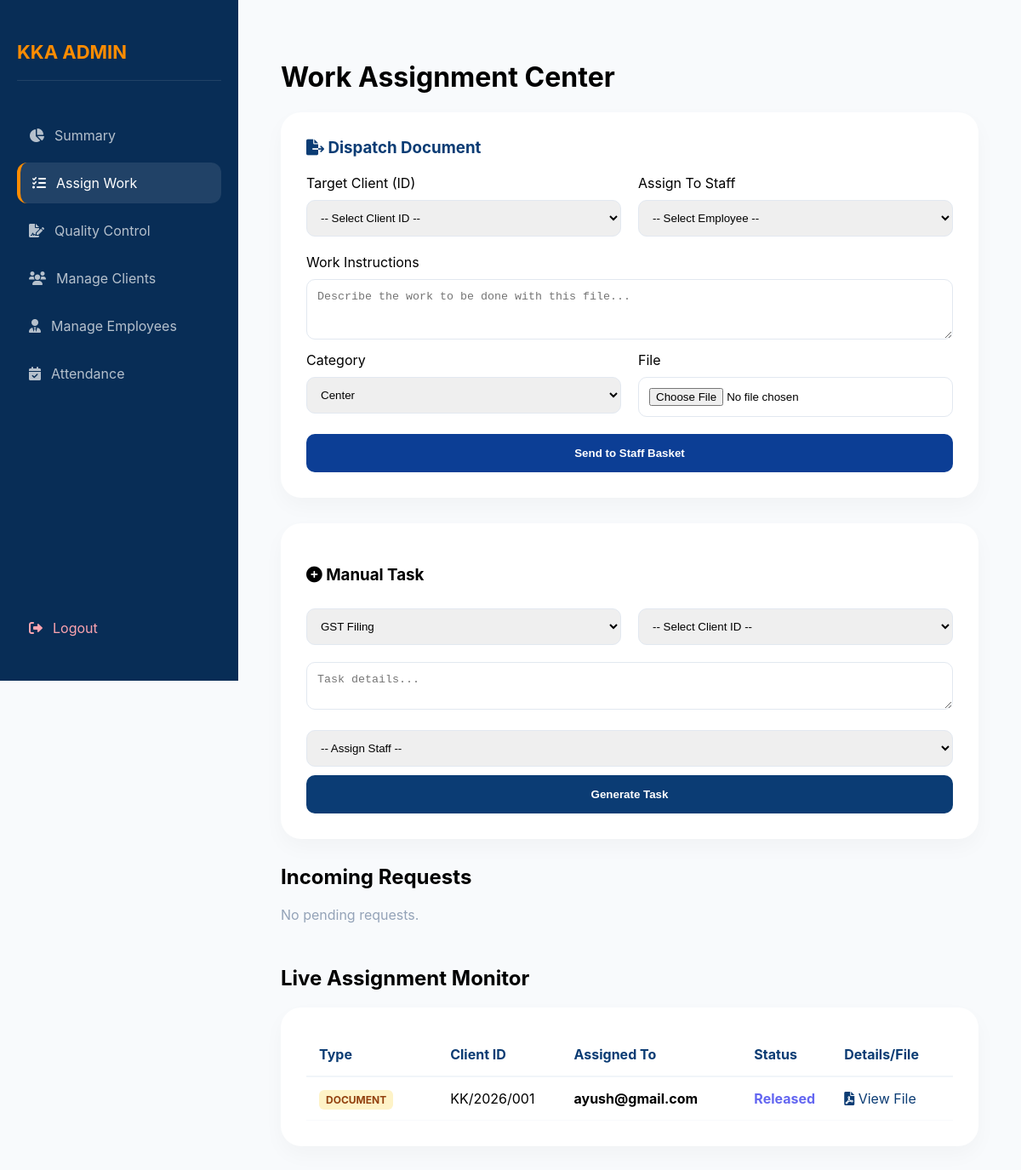
/office/assign-work.php (signed in), run on the app's committed database.
### tables this page shows
CREATE TABLE `client_documents` (
  `id` int(11) NOT NULL,
  `client_id` varchar(50) DEFAULT NULL,
  `doc_category` enum('center','vault') DEFAULT 'center',
  `file_name` varchar(255) DEFAULT NULL,
  `file_path` varchar(255) DEFAULT NULL,
  `upload_date` timestamp NOT NULL DEFAULT current_timestamp(),
  `category` varchar(100) DEFAULT 'Other',
  `assigned_to` varchar(255) DEFAULT NULL,
  `status` varchar(50) DEFAULT 'Assigned',
  `employee_remarks` text DEFAULT NULL,
  `result_file` varchar(255) DEFAULT NULL,
  `created_at` timestamp NOT NULL DEFAULT current_timestamp(),
  `admin_note` text DEFAULT NULL,
  `instruction` text DEFAULT NULL
);

### office/assign-work.php (the view, shortened to what this page needs)
<?php
include('../db.php');
?>
<!DOCTYPE html>
<html>
<head>
    <link rel="stylesheet" href="https://cdnjs.cloudflare.com/ajax/libs/font-awesome/6.0.0/css/all.min.css">
</head>
<body>
    <div class="sidebar">
        <h2>KKA ADMIN</h2>
         <a href="admin-dashboard.php"><i class="fas fa-chart-pie"></i> Summary</a>
        <a href="assign-work.php" class="active"><i class="fas fa-tasks"></i> Assign Work</a>
        <a href="admin-review.php"><i class="fas fa-file-signature"></i> Quality Control</a>
        <a href="manage-clients.php"><i class="fas fa-users"></i> Manage Clients</a>
        <a href="manage-employees.php"><i class="fas fa-user-tie"></i> Manage Employees</a>
        <a href="attendance.php"><i class="fas fa-calendar-check"></i> Attendance</a>
        <a href="../logout.php" style="margin-top:auto; color:#fda4af;"><i class="fas fa-sign-out-alt"></i> Logout</a>
    </div>
    <div class="main">
        <h1>Work Assignment Center</h1>
        <div class="card">
            <h3 style="margin:0 0 20px 0; color:var(--navy);"><i class="fas fa-file-export"></i> Dispatch Document</h3>
            <form method="POST" enctype="multipart/form-data">
                <div style="display:grid; grid-template-columns: 1fr 1fr; gap:20px;">
                    <div>
                        <label>Target Client (ID)</label>
                        <select name="client_id" required>
                            <option value="">-- Select Client ID --</option>
                        </select>
                    </div>
                    <div>
                        <label>Assign To Staff</label>
                        <select name="staff_email" required>
                            <option value="">-- Select Employee --</option>
                            <?php
                            $staff = $conn->query("SELECT name, identifier FROM users WHERE role='office'");
                            ?>
                        </select>
                    </div>
                </div>
                <div style="margin-top:10px;">
                    <label>Work Instructions</label>
                    <textarea name="instruction" placeholder="Describe the work to be done with this file..." rows="3"></textarea>
                </div>
                <div style="display:grid; grid-template-columns: 1fr 1fr; gap:20px;">
                    <div>
                        <label>Category</label>
                        <select name="category">
                            <option value="center">Center</option>
                        </select>
                    </div>
                    <div>
                        <label>File</label>
                        <input type="file" name="doc_file" required>
                    </div>
                </div>
                <button name="admin_upload_dispatch" class="btn-dispatch">Send to Staff Basket</button>
            </form>
        </div>
        <div class="card">
            <h3><i class="fas fa-plus-circle"></i> Manual Task</h3>
            <form method="POST">
                <div style="display:grid; grid-template-columns: 1fr 1fr; gap:20px;">
                    <select name="service" required>
                        <option>GST Filing</option>
                    </select>
                    <select name="client_id" required>
                        <option value="">-- Select Client ID --</option>
                    </select>
                </div>
                <textarea name="desc" placeholder="Task details..." required></textarea>
                <select name="staff_email" required>
                    <option value="">-- Assign Staff --</option>
                    <?php
                    $staff->data_seek(0);
                    ?>
                </select>
                <button name="create_task" class="btn-primary">Generate Task</button>
            </form>
        </div>
        <h2>Incoming Requests</h2>
        <?php
        $res = $conn->query("SELECT * FROM service_requests WHERE status='Pending'");
        if ($res->num_rows > 0) {
            while ($row = $res->fetch_assoc()) {
        ?>
                <div class="task-item">
                    <div>
                        <b><?php echo $row['service_type']; ?></b>
                        <p style="margin:5px 0; color:#64748b; font-size:13px;"><?php echo $row['description']; ?></p>
                        <small>ID: <?php echo $row['client_id']; ?></small>
                    </div>
                    <form method="POST" style="display:flex; gap:10px;">
                        <input type="hidden" name="rid" value="<?php echo $row['id']; ?>">
                        <select name="staff_email" required style="margin:0; width:180px;">
                            <?php
                            $staff->data_seek(0);
                            while ($s = $staff->fetch_assoc()) echo "<option value='{$s['identifier']}'>{$s['name']}</option>";
                            ?>
                        </select>
                        <button name="assign_existing" style="background:var(--orange); color:white; border:none; padding:10px; border-radius:8px; cursor:pointer;">Assign</button>
                    </form>
                </div>
        <?php
            }
        } else {
            echo "<p style='color:#94a3b8;'>No pending requests.</p>";
        }
        ?>
        <?php
        $tasks = $conn->query("SELECT * FROM service_requests WHERE status='Assigned'");
        $docs = $conn->query("SELECT * FROM client_documents WHERE assigned_to != ''");
        $total_work = $tasks->num_rows + $docs->num_rows;
        ?>
        <?php if($total_work > 0): ?>
            <h2 style="margin-top:50px;">Live Assignment Monitor</h2>
            <div class="card">
                <table style="width:100%; border-collapse:collapse; text-align:left;">
                    <thead>
                        <tr style="border-bottom:2px solid #f1f5f9; color:var(--navy);">
                            <th style="padding:15px;">Type</th>
                            <th>Client ID</th>
                            <th>Assigned To</th>
                            <th>Status</th>
                            <th>Details/File</th>
                        </tr>
                    </thead>
                    <tbody>
                        <?php while($d = $docs->fetch_assoc()): ?>
                            <tr style="border-bottom:1px solid #f8fafc;">
                                <td style="padding:15px;"><span style="background:#fef3c7; color:#92400e; padding:4px 8px; border-radius:6px; font-size:12px; font-weight:bold;">DOCUMENT</span></td>
                                <td><?php echo $d['client_id']; ?></td>
                                <td><b><?php echo $d['assigned_to']; ?></b></td>
                                <td>
                                    <span style="color:<?php echo ($d['status'] == 'Completed') ? '#22c55e' : '#6366f1'; ?>; font-weight:bold;">
                                        <?php echo $d['status']; ?>
                                    </span>
                                </td>
                                <td><a href="../uploads/center/<?php echo $d['file_name']; ?>" target="_blank" style="color:var(--navy); text-decoration:none;"><i class="fas fa-file-pdf"></i> View File</a></td>
                            </tr>
                        <?php endwhile; ?>
                    </tbody>
                </table>
            </div>
        <?php endif; ?>
    </div>
</body>
</html>

### office/assign-work.php (style rules this page uses)
:root { --navy: #0b3c74; --orange: #ff8c00; --sidebar: #082d56; --bg: #f8fafc; }
body { display: flex; margin: 0; background: var(--bg); font-family: 'Inter', sans-serif; }
.sidebar { width: 280px; background: var(--sidebar); color: white; height: 100vh; position: fixed; padding: 30px 20px; box-sizing: border-box; display: flex; flex-direction: column; }
.sidebar h2 { color: var(--orange); margin-bottom: 40px; border-bottom: 1px solid rgba(255, 255, 255, 0.1); padding-bottom: 20px; font-size: 22px; }
.sidebar a { color: rgba(255, 255, 255, 0.7); text-decoration: none; display: flex; align-items: center; gap: 12px; padding: 14px; margin-bottom: 8px; border-radius: 12px; transition: 0.3s; }
.sidebar a:hover, .sidebar a.active { background: rgba(255, 255, 255, 0.1); color: white; border-left: 4px solid var(--orange); }
.main { margin-left: 280px; padding: 50px; width: calc(100% - 280px); }
.card { background: white; padding: 30px; border-radius: 24px; box-shadow: 0 10px 25px rgba(0, 0, 0, 0.03); margin-bottom: 30px; }
input, select, textarea { width: 100%; padding: 12px; margin: 10px 0; border: 1px solid #e2e8f0; border-radius: 10px; box-sizing: border-box; }
.btn-dispatch { background: #0c3e95; color: white; border: none; padding: 15px; border-radius: 10px; font-weight: bold; cursor: pointer; width: 100%; margin-top: 10px; }
.btn-primary { background: var(--navy); color: white; border: none; padding: 15px; border-radius: 10px; font-weight: bold; cursor: pointer; width: 100%; }

### data on the page
client_documents: client "KK/2026/001", assigned_to "ayush@gmail.com", status "Released"
